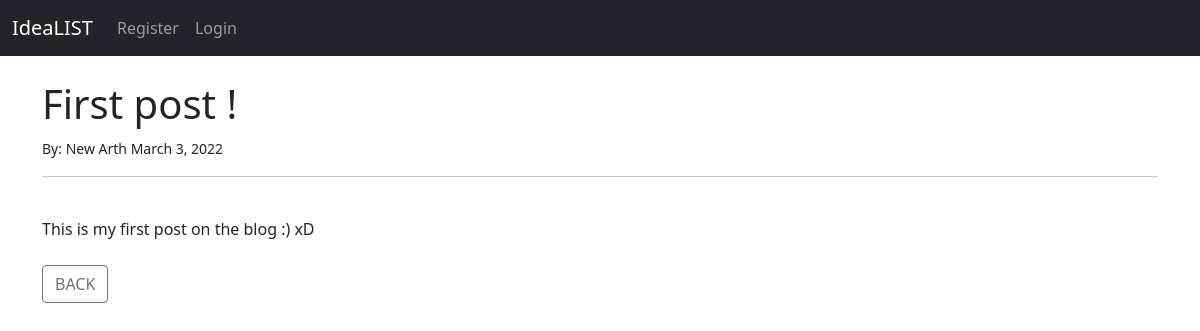
The page /article/1 on the database as committed earlier.
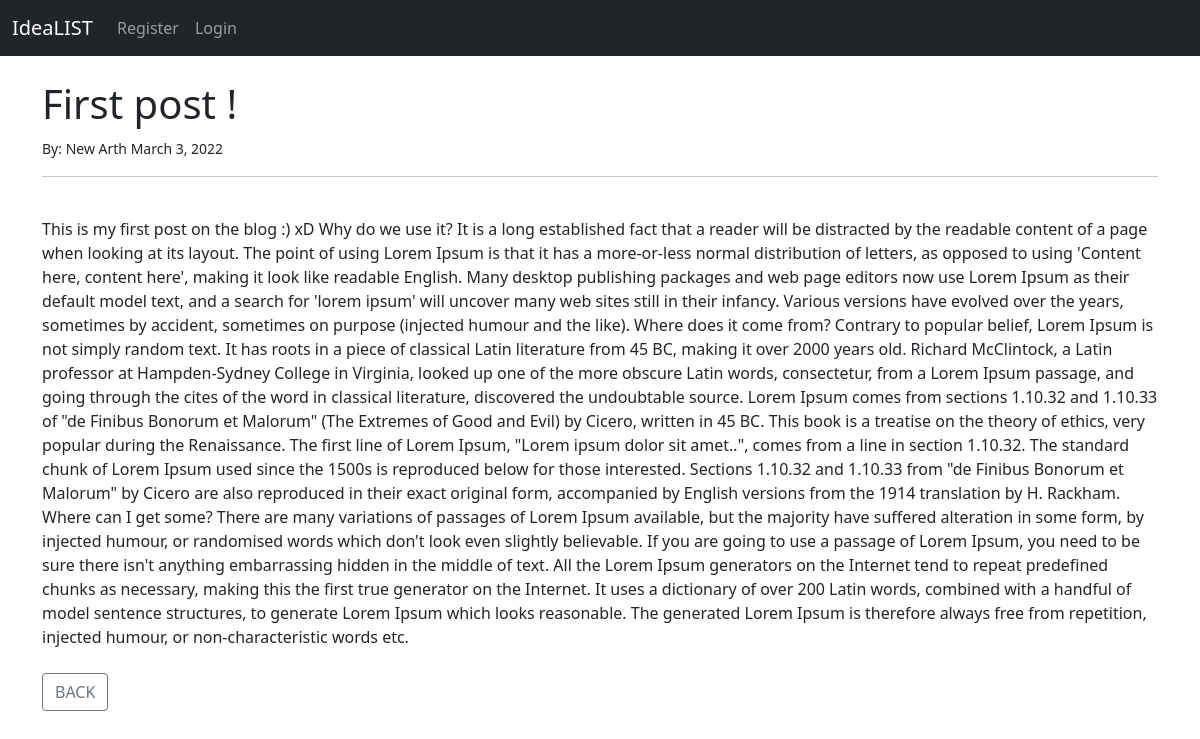
The same page on the database as committed later.
### theblog/models.py (models this page shows, shortened)
class Post(models.Model):
    title = models.CharField(max_length=255)
    title_TAG = models.CharField(max_length=255, default="My BLOG! " )  # on nie zostawił
    author = models.ForeignKey(User, on_delete=models.CASCADE)
    body = models.TextField()
    post_date = models.DateField(auto_now_add=True)

### theblog/views.py (the view)
# urls.py: path('article/<int:pk>', ArticleDetailView.as_view(), name = 'article-detail'),
class ArticleDetailView(DetailView):
    model = Post
    template_name = 'article_details.html'

### theblog/templates/article_details.html (shortened to what this page needs)
{% extends 'base.html' %}
{% block content %}
<h1> {{ post.title }}</h1>
<small>
    By: {{ post.author.first_name }} {{ post.author.last_name }} {{ post.post_date }}
</small>
<br/>
<hr>
<br/>
{{ post.body }}
<br/><br/>
<a href="{% url 'home' %}" class="btn btn-outline-secondary">BACK</a>
{% endblock %}

Rows that differ between the two databases and show on the page:
changed Post "First post !": body "This is my first post on the blog :) xD" → "This is my first post on the blog :) xD Why do we use it? It is a long established fact that a reader will be distracted by the readable content of a page when looking at its layout. The point of using Lorem Ipsum is that it has a more-or-less normal distribution of letters, as opposed to using 'Content here, content here', making it look like readable English. Many desktop publishing packages and web page editors now use Lorem Ipsum as their default model text, and a search for 'lorem ipsum' will uncover many web sites still in their infancy. Various versions have evolved over the years, sometimes by accident, sometimes on purpose (injected humour and the like). Where does it come from?…"
